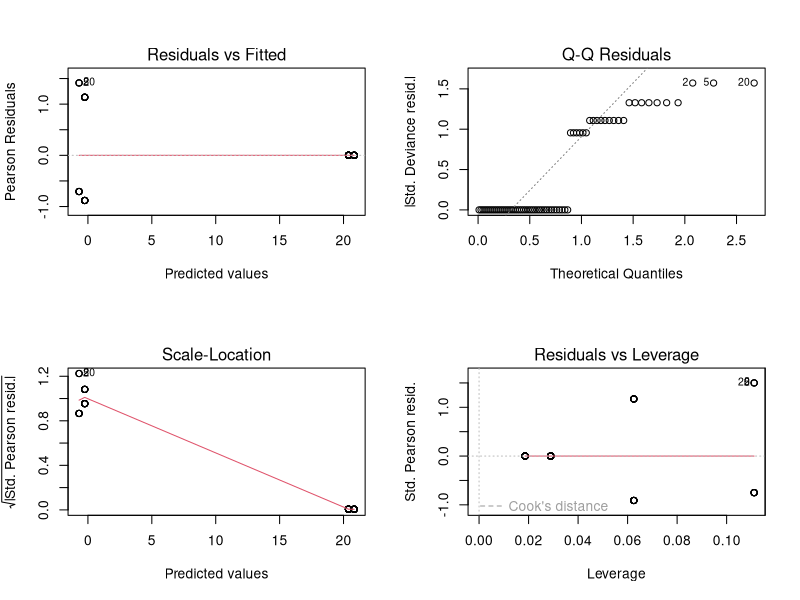

Generate this figure with R: (Note: this script raises an error after producing the figure.)
#~~~~~~~~~~~~~~~~~~~~~~~~~~~~~~~~~~~~~~~~~~~~~~~~~~~~~~~~~~~~~~~~~~~~~~~~~~~~~~~~~~~~~~~~~~~~~~~~~~~~~~~~~~~~~~~~~~~~~~~~~~~~~~~~~~~~~~~
#	 Malika IHLE      malika_ihle@hotmail.fr
#  data analysis
#	 Start : 18 march 2019
#	 last modif : 20190318
#	 commit: first
#~~~~~~~~~~~~~~~~~~~~~~~~~~~~~~~~~~~~~~~~~~~~~~~~~~~~~~~~~~~~~~~~~~~~~~~~~~~~~~~~~~~~~~~~~~~~~~~~~~~~~~~~~~~~~~~~~~~~~~~~~~~~~~~~~~~~~~~


rm(list = ls(all = TRUE))

# packages
library(lme4)
library(arm)
library(ggplot2)
library(here)


# load data
AllAttacks <- read.csv(file="3_ExtractedData/AllAttacks/AllAttacksBug.csv", header=TRUE, sep=",")
FocalBugAttack <- read.csv(file = "3_ExtractedData/FocalAttacks/FocalBugAttack.csv", header=TRUE, sep=",")
FirstAttacks <- read.csv(file = "3_ExtractedData/FirstAttacks/FirstAttacksBug.csv", header=TRUE, sep=",")

FocalBugAttack$FocalBugPalatability <- as.factor(FocalBugAttack$FocalBugPalatability)
AllAttacks$AttackedBugPalatability <- as.factor(AllAttacks$AttackedBugPalatability)
FirstAttacks$AttackedBugPalatability <- as.factor(FirstAttacks$AttackedBugPalatability)

AllAttacks$rowID <- 1:nrow(AllAttacks)

head(AllAttacks)    
head(FocalBugAttack)
head(FirstAttacks)



# model 1: 
# question 2 (confirmatory): reluctant to attack bitrex Bug first regardless of their training?  
# --> main effect of Palatability trendy, effect direction against expectation = palatable one less likely to be attacked first                                                       
# question 3 (exploratory): bias against a color ?
# --> no (green less likely to be attacked first)

str(FocalBugAttack)

mod1 <- glm (FocalBugAttackedYN ~ FocalBugColor + FocalBugPalatability, family = 'binomial', data = FocalBugAttack)
summary(mod1)
drop1(mod1, test="Chisq")


# model 2: 
# question 2 (confirmatory): are MW Bug more likely to be dropped?
# --> yes, *******
# question 3 (exploratory): are Bug from a certain color more likely to be dropped?
# --> no
# question 4 (exploratory): are MW Bugs always dropped
# yes


str(AllAttacks)

mod2 <- glm (DropYN ~ AttackedBugColor + AttackedBugPalatability  #+ (1|FID)
             ,family = 'binomial', data = AllAttacks)
summary(mod2) ## <<<<<< super weird P value for ultra significant effect >>>>>>>>>>>>>> use LRT drop1 function
drop1(mod2, test="Chisq")
par(mfrow=c(2,2))
plot(mod2)  ## I believe test not valid as residual variance super heteroscedastic

#sunflowerplot(AllAttacks$DropYN,AllAttacks$AttackedBugPalatability)
contingency_tbl <- table(AllAttacks$Outcome,AllAttacks$AttackedBugPalatability) # dropping rate of milkweed Bug = 100%, SF bugs = 40%
chisq.test(table(AllAttacks$Outcome,AllAttacks$AttackedBugPalatability))
chisq.test(table(AllAttacks$Outcome,AllAttacks$AttackedBugColor))



# model 3
# question 1 (exploratory): delay to first attack longer if attack the bitrex Bug?
# no, effect according to expectation = palatable Bug attacked first were attacked after a shorter delay than MW Bugs attacked first

str(FirstAttacks)

mod3 <- lm(DelayToAttack ~ AttackedBugPalatability, data = FirstAttacks)
summary(mod3)
drop1(mod3, test="Chisq")



# figure likelihood attack

mod1_noIntercept <- glm (FocalBugAttackedYN ~  - 1 +FocalBugPalatability + FocalBugColor, family = 'binomial', data = FocalBugAttack)
summary(mod1_noIntercept)

effects_table <- as.data.frame(cbind(est=invlogit(summary(mod1_noIntercept)$coeff[,1]),
                                     CIhigh=invlogit(summary(mod1_noIntercept)$coeff[,1]+summary(mod1_noIntercept)$coeff[,2]*1.96),
                                     CIlow=invlogit(summary(mod1_noIntercept)$coeff[,1]-summary(mod1_noIntercept)$coeff[,2]*1.96)))
effects_table <- effects_table[-nrow(effects_table),]
effects_table$Palatability <- c("Milkweed","Sunflower")
effects_table


BugAttack_lkh <- ggplot(data=effects_table, aes(x=Palatability, y=est)) + 
  scale_y_continuous(name="Prey probability of being attacked first", 
                     limits=c(0, 1), breaks =c(0,0.25,0.50,0.75,1), labels=scales::percent)+ # 0.75 converted to 75%
  theme_classic() + # white backgroun, x and y axis (no box)
  #labs(title = "...") +
  
  geom_errorbar(aes(ymin=CIlow, ymax=CIhigh), width =0.4)+ # don't plot bor bars on x axis tick, but separate them (dodge)
  geom_point(size =4, stroke = 1) +
  theme(panel.border = element_rect(colour = "black", fill=NA), # ad square box around graph 
        axis.title.x=element_text(size=10),
        axis.title.y=element_text(size=10),
        plot.title = element_text(hjust = 0.5, size = 10))

setEPS() 
pdf(paste(here(), "5_Figures/AttackLikelihood/FigBugLkh.pdf",sep="/"), height=5, width=3.3)
BugAttack_lkh
dev.off()

# Figure drop rate

par(mfrow=c(2,2))
barplot(c(100,40),
        ylim = c(0,100),
        xlab="Palatability",
        ylab= "Prey rejection probability (%)",
        names.arg = c("Milkweed", "Sunflower")
)

barplot(contingency_tbl,
        ylim = c(0,50),
        xlab="Palatability treatment",
        ylab= "Number of prey attacked",
        names.arg = c("Milkweed", "Sunflower"),
        legend = rownames(contingency_tbl)
)

contingency_tbl
tbl_ggplot <- data.frame(Palatability = c('Milkweed', 'Milkweed', 'Sunflower', 'Sunflower'),
                         Outcome = c('Rejected', 'Consumed', 'Rejected', 'Consumed'),
                         Count = c(41,0,10,15))


BugAttack_dr <- ggplot(tbl_ggplot, aes(x=Palatability, y=Count, fill=Outcome)) + 
  geom_bar(stat="identity")+
  labs(y = "Number of prey rejected or consumed after attack", x = 'Palatability treatment')+      
  scale_x_discrete(labels=c("Milkweed", "Sunflower"))  +
  theme_classic() +
  scale_fill_grey() +  
  theme(panel.border = element_rect(colour = "black", fill=NA),
        legend.title=element_blank(),
        legend.position = c(0.75,0.75))#+
#guides(fill = guide_legend(label.hjust = 6)) # only working for one of the two keys...




setEPS() 
pdf(paste(here(), "5_Figures/DropRate/FigBugDR.pdf",sep="/"), height=5, width=3.3)
BugAttack_dr
dev.off()
